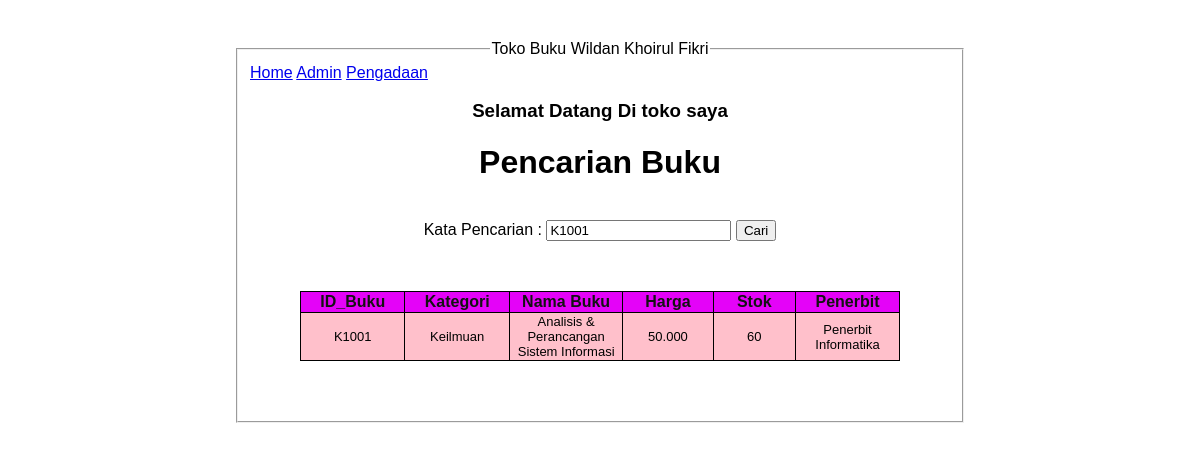
Screenshot of /index.php?kata_cari=K1001 with the database file from the repository.
### tables this page shows
CREATE TABLE `tabel_buku` (
  `id_buku` varchar(10) NOT NULL,
  `kategori` varchar(15) NOT NULL,
  `nama_buku` varchar(50) NOT NULL,
  `harga` varchar(10) NOT NULL,
  `stok` varchar(10) NOT NULL,
  `penerbit` varchar(50) NOT NULL
);

### index.php (the view, shortened to what this page needs)
<!DOCTYPE html>
<html lang='en'>
<head>
    <link rel="stylesheet" href="style.css">
</head>
<body>
<fieldset >
    <legend align="center">Toko Buku Wildan Khoirul Fikri</legend>
    <div class="nav">
        <a href="index.php">Home</a>
        <a href="admin.php">Admin</a>
        <a href="pengadaan.php">Pengadaan</a>
    </div>
    <h3 align="center">Selamat Datang Di toko saya</h3>
    <center><h1>Pencarian Buku</h1></center>
    <br>
    <div class="cari">
    <form method="GET" action="index.php">
    <label>Kata Pencarian : </label>
    <input type="text" name="kata_cari" value="<?php if(isset($_GET['kata_cari'])) { echo
    $_GET['kata_cari']; } ?>" />
    <button type="submit">Cari</button>
    </div>
    <table class="table-home">
        <thead class="dalam">
            <tr>
            <th>ID_Buku</th>
            <th>Kategori</th>
            <th>Nama Buku</th>
            <th>Harga</th>
            <th>Stok</th>
            <th>Penerbit</th>
            </tr>
        </thead>
        <tbody>
            <?php
            include 'koneksi.php';
            if(isset($_GET['kata_cari'])) {
            $kata_cari = $_GET['kata_cari'];
            $query = "SELECT * FROM tabel_buku WHERE id_buku like '%".$kata_cari."%' OR
            nama_buku like '%".$kata_cari."%' OR
            kategori like '%".$kata_cari."%' ORDER BY id_buku ASC";
            } else {
            $query = "SELECT * FROM tabel_buku ORDER BY id_buku ASC";
            }
            $result = mysqli_query($koneksi, $query);
            while ($row = mysqli_fetch_assoc($result)) {
        ?>
                <tr align="center">
                    <td><?php echo $row['id_buku']; ?></td>
                    <td><?php echo $row['kategori']; ?></td>
                    <td><?php echo $row['nama_buku']; ?></td>
                    <td><?php echo $row['harga']; ?></td>
                    <td><?php echo $row['stok']; ?></td>
                    <td><?php echo $row['penerbit']; ?></td>
                </tr>
        <?php
        }
        ?>
    </tbody>
    </table>
    </fieldset>
    </body>
    </html>

### style.css (style rules this page uses)
fieldset { width: 400px; margin:auto; }
.cari { text-align: center; }
body { margin: 40px; font-family: Arial, Helvetica, sans-serif ; }
.table-home { margin: 50px; border-radius: 4px; }
table { width: 600px; font-size: 13px; color:black; border-collapse: collapse; align-items: center; }
table thead { color: rgb(19, 18, 18); font-size: 16px; width: 100%; }
table th { border: 1px solid black; background-color: rgb(228, 3, 248); width: 50px; }
table td { border: 1px solid black; background-color: pink; width: 200px; }

### rows the page displays
tabel_buku: id_buku "K1001", kategori "Keilmuan", nama_buku "Analisis & Perancangan Sistem Informasi", harga "50.000", stok "60", penerbit "Penerbit Informatika"
